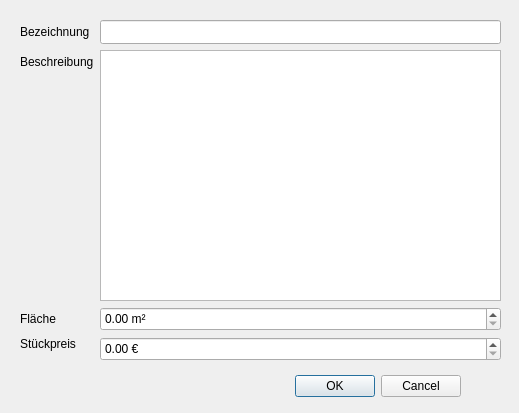
<?xml version="1.0" encoding="UTF-8"?>
<ui version="4.0">
 <class>Dialog</class>
 <widget class="QDialog" name="Dialog">
  <property name="geometry">
   <rect>
    <x>0</x>
    <y>0</y>
    <width>519</width>
    <height>413</height>
   </rect>
  </property>
  <property name="windowTitle">
   <string>Dialog</string>
  </property>
  <widget class="QDialogButtonBox" name="buttonBox">
   <property name="geometry">
    <rect>
     <x>120</x>
     <y>370</y>
     <width>341</width>
     <height>32</height>
    </rect>
   </property>
   <property name="orientation">
    <enum>Qt::Orientation::Horizontal</enum>
   </property>
   <property name="standardButtons">
    <set>QDialogButtonBox::StandardButton::Cancel|QDialogButtonBox::StandardButton::Ok</set>
   </property>
  </widget>
  <widget class="QWidget" name="formLayoutWidget">
   <property name="geometry">
    <rect>
     <x>20</x>
     <y>20</y>
     <width>481</width>
     <height>341</height>
    </rect>
   </property>
   <layout class="QFormLayout" name="formLayout">
    <item row="0" column="0">
     <widget class="QLabel" name="label">
      <property name="sizePolicy">
       <sizepolicy hsizetype="Expanding" vsizetype="Expanding">
        <horstretch>0</horstretch>
        <verstretch>0</verstretch>
       </sizepolicy>
      </property>
      <property name="text">
       <string>Bezeichnung</string>
      </property>
     </widget>
    </item>
    <item row="0" column="1">
     <widget class="QLineEdit" name="le_name">
      <property name="minimumSize">
       <size>
        <width>0</width>
        <height>24</height>
       </size>
      </property>
     </widget>
    </item>
    <item row="1" column="0">
     <widget class="QLabel" name="label_2">
      <property name="text">
       <string>Beschreibung</string>
      </property>
     </widget>
    </item>
    <item row="1" column="1">
     <widget class="QTextEdit" name="te_description"/>
    </item>
    <item row="2" column="0">
     <widget class="QLabel" name="label_3">
      <property name="text">
       <string>Fläche</string>
      </property>
     </widget>
    </item>
    <item row="2" column="1">
     <widget class="QDoubleSpinBox" name="sb_area">
      <property name="sizePolicy">
       <sizepolicy hsizetype="Expanding" vsizetype="Fixed">
        <horstretch>0</horstretch>
        <verstretch>0</verstretch>
       </sizepolicy>
      </property>
      <property name="minimumSize">
       <size>
        <width>0</width>
        <height>24</height>
       </size>
      </property>
      <property name="prefix">
       <string/>
      </property>
      <property name="suffix">
       <string> m²</string>
      </property>
     </widget>
    </item>
    <item row="3" column="0">
     <widget class="QLabel" name="label_4">
      <property name="sizePolicy">
       <sizepolicy hsizetype="Expanding" vsizetype="Fixed">
        <horstretch>0</horstretch>
        <verstretch>0</verstretch>
       </sizepolicy>
      </property>
      <property name="text">
       <string>Stückpreis</string>
      </property>
     </widget>
    </item>
    <item row="3" column="1">
     <widget class="QDoubleSpinBox" name="sb_unit_price">
      <property name="sizePolicy">
       <sizepolicy hsizetype="Expanding" vsizetype="Fixed">
        <horstretch>0</horstretch>
        <verstretch>0</verstretch>
       </sizepolicy>
      </property>
      <property name="minimumSize">
       <size>
        <width>0</width>
        <height>24</height>
       </size>
      </property>
      <property name="suffix">
       <string> €</string>
      </property>
     </widget>
    </item>
   </layout>
  </widget>
 </widget>
 <resources/>
 <connections>
  <connection>
   <sender>buttonBox</sender>
   <signal>accepted()</signal>
   <receiver>Dialog</receiver>
   <slot>accept()</slot>
   <hints>
    <hint type="sourcelabel">
     <x>248</x>
     <y>254</y>
    </hint>
    <hint type="destinationlabel">
     <x>157</x>
     <y>274</y>
    </hint>
   </hints>
  </connection>
  <connection>
   <sender>buttonBox</sender>
   <signal>rejected()</signal>
   <receiver>Dialog</receiver>
   <slot>reject()</slot>
   <hints>
    <hint type="sourcelabel">
     <x>316</x>
     <y>260</y>
    </hint>
    <hint type="destinationlabel">
     <x>286</x>
     <y>274</y>
    </hint>
   </hints>
  </connection>
 </connections>
</ui>
